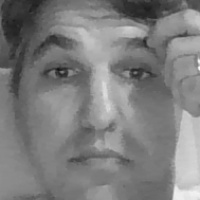
#> input picture lab/imagens/amostras/12.jpg, 200 x 200 px, given in place of the camera
$ jupyter execute lbph.ipynb   (shell and % lines are left out)   (text cells are left out)
#> lines starting #> are read from the running program, lines starting #| are printed output that depends on the picture; after the words box and inside, x2 and y2 are one past the last pixel; in counts of white or black regions, pixels touching at a corner belong together; long printed decimals are rounded
[cell 1]
import cv2
print(cv2.__version__)

import numpy as np

import matplotlib.pyplot as plt
import matplotlib.image as mpimg
from matplotlib.pyplot import figure


plt.style.use('seaborn')

[cell 2]
import cv2
import numpy as np

face_classifier = cv2.CascadeClassifier('classificadores/haarcascade_frontalface_default.xml')

# Extrator de faces
def face_extractor(img):
    gray = cv2.cvtColor(img,cv2.COLOR_BGR2GRAY)
    faces = face_classifier.detectMultiScale(gray, 1.2, 5)

    if faces is ():
        return None

    for (x,y,w,h) in faces:
        cropped_face = img[y:y+h, x:x+w]

    return cropped_face

cap = cv2.VideoCapture(0)
count = 0

# Coletar 100 exemplos de um determinado rosto
while True:
    ret, frame = cap.read()
#> frame is the input picture: shape (200, 200, 3); min 16, max 252, mean 125.4
    if ret:
        cv2.imshow("Amostra", frame)
        if face_extractor(frame) is not None:
#> in face_extractor, `faces = face_classifier.detectMultiScale(gray, 1.2, 5)`: faces = ()
            count += 1
            face = cv2.resize(face_extractor(frame), (200, 200))
            face = cv2.cvtColor(face, cv2.COLOR_BGR2GRAY)

            file_name_path = 'imagens/amostras/' + str(count) + '.jpg'
            cv2.imwrite(file_name_path, face)

            # Put count on images and display live count
            cv2.putText(face, str(count), (50, 50), cv2.FONT_HERSHEY_SIMPLEX, 1, (255,255,255), 2)
            cv2.imshow('Rosto Normalizado', face)

        if cv2.waitKey(1) == 13 or count == 100: #13 is the Enter Key
#> (key Esc is pressed here)
            break

cap.release()
cv2.destroyAllWindows()
print("Colega de amostras completado")

[cell 3]
#-----------------------------------------------------------------------------
#TREINANDO O MODELO
#-----------------------------------------------------------------------------
import cv2
import numpy as np
from os import listdir
from os.path import isfile, join

# Carregando exemplos de arquivos previamente coletados
data_path = 'imagens/amostras/'
onlyfiles = [f for f in listdir(data_path) if isfile(join(data_path, f))]

training_data, labels = [], []

# Lendo as imagens e associando a um label
for i, files in enumerate(onlyfiles):
    image_path = data_path + onlyfiles[i]
    images = cv2.imread(image_path, cv2.IMREAD_GRAYSCALE)
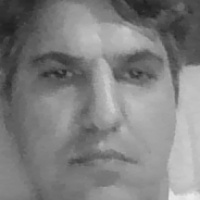
#> input picture lab/imagens/amostras/1.jpg, 200 x 200 px
#> images is the input picture: shape (200, 200); min 32, max 235, mean 127.6
    training_data.append(images)
    labels.append(0)

# Criando uma matriz da lista de labels
labels = np.asarray(labels, dtype=np.int32)

# Treinamento do modelo
model = cv2.face.LBPHFaceRecognizer_create()
model.train(training_data, np.array(labels))

print("Modelo treinado com sucesso.")

persons = {0: "Fernando"}

#-----------------------------------------------------------------------------
#IMPLEMENTANDO O MODELO
#-----------------------------------------------------------------------------

def face_detector(img):
    gray = cv2.cvtColor(img,cv2.COLOR_BGR2GRAY)
    faces = face_classifier.detectMultiScale(gray, 1.1, 5)
#> faces = [[10, 8, 178, 178]]
    if faces is ():
        return img, [], 0, 0
    for (x,y,w,h) in faces:
        cv2.rectangle(img,(x,y),(x+w,y+h),(0,255,255),2)
        roi = img[y:y+h, x:x+w]
        roi = cv2.resize(roi, (200, 200))
#> this loop made 1 pass
#> pass 1, in face_detector, `roi = img[y:y+h, x:x+w]`:
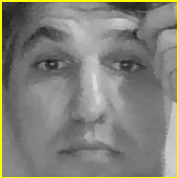
#> roi: shape (178, 178, 3); mean B, G, R 121, 129.6, 129.6
#> after the loop:
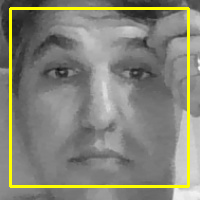
#> img: shape (200, 200, 3); 5.33% of pixels changed, all inside (x1, y1, x2, y2) = (9, 7, 190, 188)
    return img, roi, x, y

cap = cv2.VideoCapture(0)

while True:
    ret, frame = cap.read()
    image, face, x, y = face_detector(frame)
#> x = 10; y = 8

    try:
        face = cv2.cvtColor(face, cv2.COLOR_BGR2GRAY)
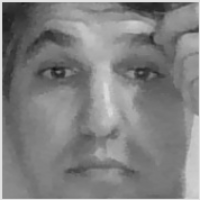
#> face: shape (200, 200); min 19, max 226, mean 128.5
        results = model.predict(face)
#> results = (0, 31.84)

        print(results)
#| (0, 31.841)

        if x > 0:
            display_string = "Dist. " + str(int(results[1])) + ' ' + persons[results[0]]
#> display_string = 'Dist. 31 Fernando'
            cv2.putText(image, display_string, (x, y-20), cv2.FONT_HERSHEY_DUPLEX, 1, (255,120,150), 2)

        if int(results[1]) < 40:
            cv2.putText(image, "Reconhecido com sucesso", (x, y-50), cv2.FONT_HERSHEY_DUPLEX, 1, (0,255,0), 2)
            cv2.imshow('Face Recognition', image)
        else:
            cv2.putText(image, "Nao reconhecido", (250, 450), cv2.FONT_HERSHEY_DUPLEX, 1, (0,0,255), 2)
            cv2.imshow('Face Recognition', image)
    except:
        cv2.putText(image, "Rosto nao identificado", (220, 120) , cv2.FONT_HERSHEY_DUPLEX, 1, (0,0,255), 2)
        cv2.putText(image, "Nao reconhecido", (250, 450), cv2.FONT_HERSHEY_DUPLEX, 1, (0,0,255), 2)
        cv2.imshow('Face Recognition', image )

    if cv2.waitKey(1) == 13: #13 is the Enter Key
#> (key Esc is pressed here)
        break

cap.release()
cv2.destroyAllWindows()
